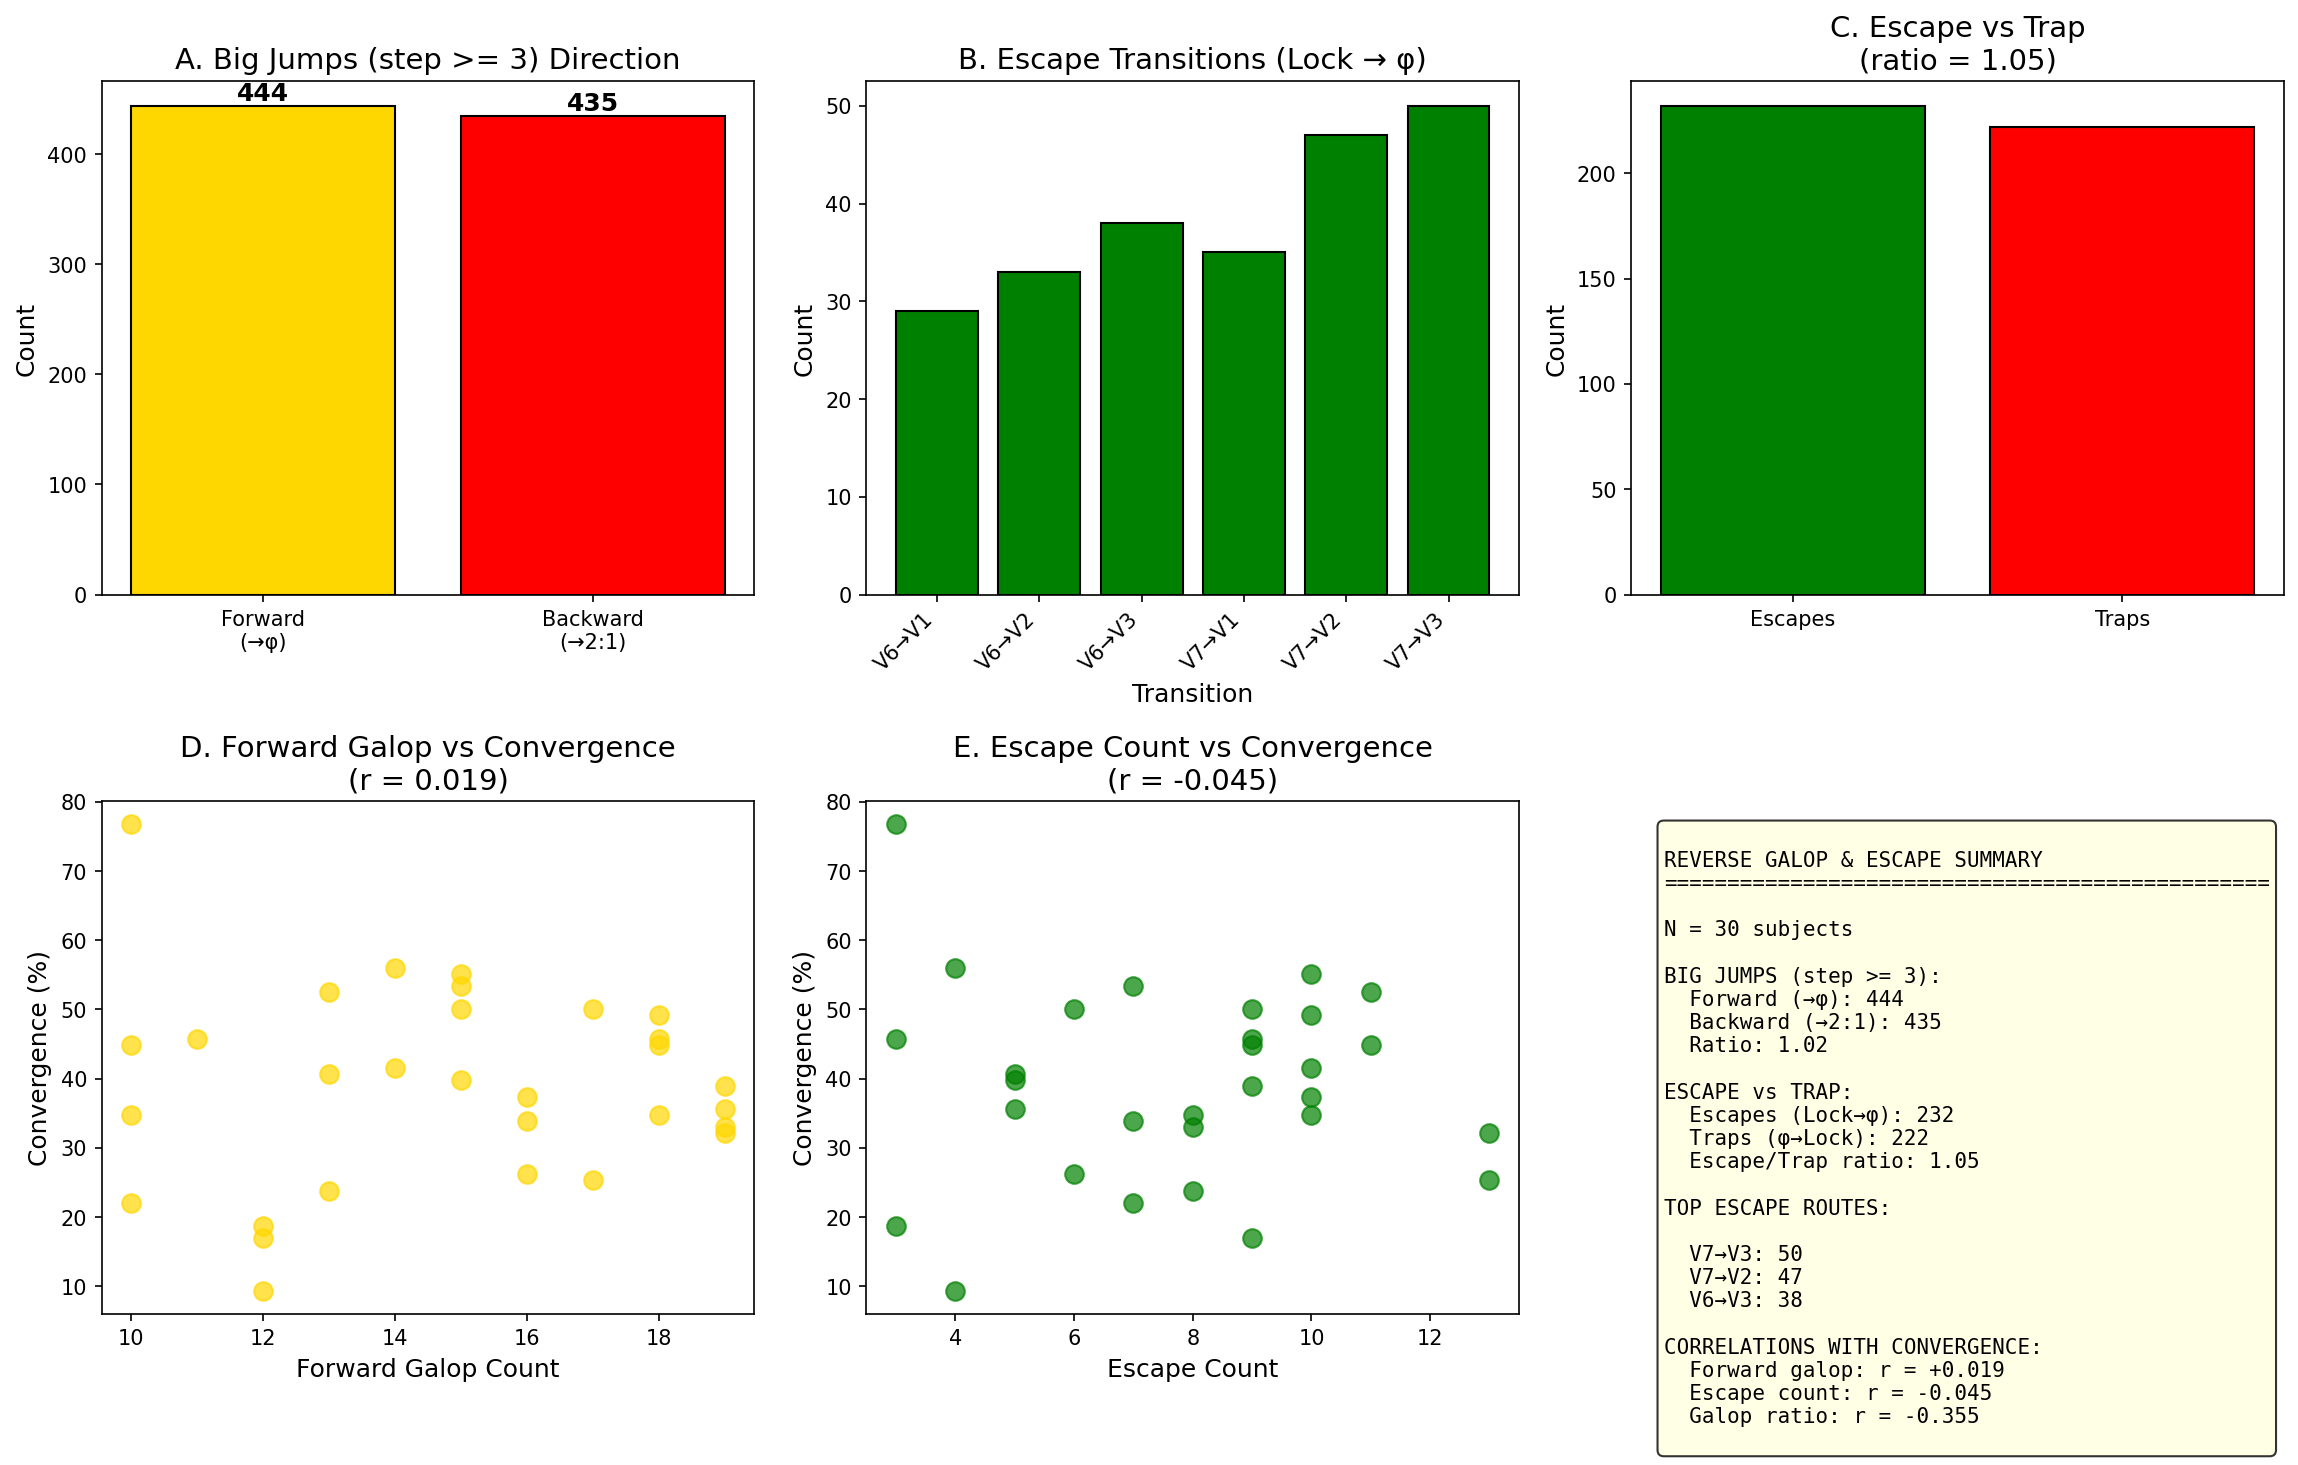

Write Python code to recreate this figure.
"""
REVERSE GALOP & ESCAPE ANALYSIS
================================
Câte salturi mari merg spre φ vs spre 2:1?
Cine scapă din lock-zone?
"""

import numpy as np
from collections import Counter
from scipy import stats, signal
import matplotlib.pyplot as plt
import mne
from mne.datasets import eegbci
from mne.io import read_raw_edf

mne.set_log_level('ERROR')

PHI = (1 + np.sqrt(5)) / 2

print("="*70)
print("REVERSE GALOP & ESCAPE ANALYSIS")
print("Tracking directional big jumps and lock-zone escapes")
print("="*70)

VIBRATON_EDGES = [1.45, 1.55, 1.64, 1.70, 1.77, 1.83, 1.90, 2.05]
VIBRATON_NAMES = ['V1', 'V2', 'V3', 'V4', 'V5', 'V6', 'V7']

def get_instantaneous_ratio(eeg, sfreq, window_sec=2):
    window = int(window_sec * sfreq)
    step = window // 4
    ratios = []
    
    for start in range(0, len(eeg) - window, step):
        seg = eeg[start:start+window]
        f, p = signal.welch(seg, sfreq, nperseg=min(512, len(seg)))
        
        t_mask = (f >= 4) & (f <= 8)
        a_mask = (f >= 8) & (f <= 13)
        
        if np.any(t_mask) and np.any(a_mask) and np.sum(p[t_mask]) > 0:
            f_t = np.sum(f[t_mask] * p[t_mask]) / np.sum(p[t_mask])
            f_a = np.sum(f[a_mask] * p[a_mask]) / np.sum(p[a_mask])
            if f_t > 0:
                ratios.append(f_a / f_t)
    
    return np.array(ratios)

def assign_vibraton_state(ratios):
    states = np.digitize(ratios, VIBRATON_EDGES) - 1
    return np.clip(states, 0, 6)

print("\nLoading and analyzing 30 subjects...")

all_transitions = Counter()
all_subjects_data = []

for subj in range(1, 31):
    try:
        raw = read_raw_edf(eegbci.load_data(subj, [1], update_path=True, verbose=False)[0], 
                          preload=True, verbose=False)
        raw.filter(1, 45, verbose=False)
        sfreq = raw.info['sfreq']
        eeg = np.mean(raw.get_data(), axis=0)
        
        ratios_ts = get_instantaneous_ratio(eeg, sfreq)
        states = assign_vibraton_state(ratios_ts)
        
        subj_transitions = Counter()
        for i in range(len(states) - 1):
            if states[i] != states[i+1]:
                subj_transitions[(states[i], states[i+1])] += 1
                all_transitions[(states[i], states[i+1])] += 1
        
        conv = sum(1 for s in states if s <= 2) / len(states) * 100 if len(states) > 0 else 0
        
        forward_galop = 0
        backward_galop = 0
        
        for (from_s, to_s), count in subj_transitions.items():
            step = abs(to_s - from_s)
            if step >= 3:
                if to_s < from_s:
                    forward_galop += count
                else:
                    backward_galop += count
        
        escape_count = 0
        for (from_s, to_s), count in subj_transitions.items():
            if from_s >= 5 and to_s <= 2:
                escape_count += count
        
        all_subjects_data.append({
            'subject': subj,
            'convergence': conv,
            'forward_galop': forward_galop,
            'backward_galop': backward_galop,
            'escape_count': escape_count,
            'galop_ratio': forward_galop / (backward_galop + 0.001)
        })
        
    except Exception as e:
        print(f"S{subj:02d}: Error - {e}")
        continue

print(f"Analyzed {len(all_subjects_data)} subjects")

print("\n" + "="*70)
print("REVERSE GALOP ANALYSIS (Big jumps, step >= 3)")
print("="*70)

total_forward_galop = 0
total_backward_galop = 0

for (from_s, to_s), count in all_transitions.items():
    step = abs(to_s - from_s)
    if step >= 3:
        if to_s < from_s:
            total_forward_galop += count
        else:
            total_backward_galop += count

print(f"\nTotal big jumps (step >= 3):")
print(f"  Forward galop (→φ): {total_forward_galop}")
print(f"  Backward galop (→2:1): {total_backward_galop}")
print(f"  Ratio (forward/backward): {total_forward_galop/(total_backward_galop+0.001):.2f}")

if total_forward_galop > total_backward_galop:
    print(f"\n✓ MORE jumps TOWARD φ than toward 2:1!")
else:
    print(f"\n⚠ More jumps toward 2:1 than toward φ")

print("\n" + "="*70)
print("ESCAPE ANALYSIS (Lock zone → φ zone)")
print("="*70)

escape_transitions = {}
for from_s in [5, 6]:
    for to_s in [0, 1, 2]:
        key = f"V{from_s+1}→V{to_s+1}"
        escape_transitions[key] = all_transitions.get((from_s, to_s), 0)

print(f"\nESCAPE TRANSITIONS (Lock zone V6-V7 → φ zone V1-V3):")
total_escapes = 0
for key, count in sorted(escape_transitions.items()):
    print(f"  {key}: {count}")
    total_escapes += count

print(f"\n  Total escapes: {total_escapes}")

trap_transitions = {}
for from_s in [0, 1, 2]:
    for to_s in [5, 6]:
        key = f"V{from_s+1}→V{to_s+1}"
        trap_transitions[key] = all_transitions.get((from_s, to_s), 0)

print(f"\nTRAP TRANSITIONS (φ zone → Lock zone):")
total_traps = 0
for key, count in sorted(trap_transitions.items()):
    print(f"  {key}: {count}")
    total_traps += count

print(f"\n  Total traps: {total_traps}")
print(f"\n  ESCAPE/TRAP ratio: {total_escapes/(total_traps+0.001):.2f}")

print("\n" + "="*70)
print("HIGH vs LOW CONVERTERS: Escape Ability")
print("="*70)

median_conv = np.median([d['convergence'] for d in all_subjects_data])
high_conv = [d for d in all_subjects_data if d['convergence'] > median_conv]
low_conv = [d for d in all_subjects_data if d['convergence'] <= median_conv]

print(f"\nMedian convergence: {median_conv:.1f}%")

metrics = [
    ('forward_galop', 'Forward galop (→φ)'),
    ('backward_galop', 'Backward galop (→2:1)'),
    ('galop_ratio', 'Galop ratio (fwd/bwd)'),
    ('escape_count', 'Escape count'),
]

print(f"\n{'Metric':<30} {'HIGH':>10} {'LOW':>10} {'t':>8} {'p':>10} {'Sig':>5}")
print("-"*75)

for metric, label in metrics:
    high_vals = [d[metric] for d in high_conv]
    low_vals = [d[metric] for d in low_conv]
    
    t, p = stats.ttest_ind(high_vals, low_vals)
    sig = "**" if p < 0.05 else "*" if p < 0.1 else ""
    
    print(f"{label:<30} {np.mean(high_vals):>10.2f} {np.mean(low_vals):>10.2f} "
          f"{t:>8.2f} {p:>10.4f} {sig}")

print("\n" + "="*70)
print("CORRELATION ANALYSIS")
print("="*70)

convergences = [d['convergence'] for d in all_subjects_data]
forward_galops = [d['forward_galop'] for d in all_subjects_data]
escape_counts = [d['escape_count'] for d in all_subjects_data]
galop_ratios = [d['galop_ratio'] for d in all_subjects_data]

r1, p1 = stats.pearsonr(forward_galops, convergences)
r2, p2 = stats.pearsonr(escape_counts, convergences)
r3, p3 = stats.pearsonr(galop_ratios, convergences)

print(f"\nForward galop ↔ Convergence: r = {r1:+.3f}, p = {p1:.4f}")
print(f"Escape count ↔ Convergence: r = {r2:+.3f}, p = {p2:.4f}")
print(f"Galop ratio ↔ Convergence: r = {r3:+.3f}, p = {p3:.4f}")

fig, axes = plt.subplots(2, 3, figsize=(16, 10))

ax1 = axes[0, 0]
labels = ['Forward\n(→φ)', 'Backward\n(→2:1)']
counts = [total_forward_galop, total_backward_galop]
colors = ['gold', 'red']
ax1.bar(labels, counts, color=colors, edgecolor='black')
ax1.set_ylabel('Count', fontsize=12)
ax1.set_title('A. Big Jumps (step >= 3) Direction', fontsize=14)
for i, (c, v) in enumerate(zip(labels, counts)):
    ax1.text(i, v + 5, str(v), ha='center', fontsize=12, fontweight='bold')

ax2 = axes[0, 1]
escape_keys = list(escape_transitions.keys())
escape_vals = list(escape_transitions.values())
ax2.bar(escape_keys, escape_vals, color='green', edgecolor='black')
ax2.set_xlabel('Transition', fontsize=12)
ax2.set_ylabel('Count', fontsize=12)
ax2.set_title('B. Escape Transitions (Lock → φ)', fontsize=14)
plt.setp(ax2.xaxis.get_majorticklabels(), rotation=45, ha='right')

ax3 = axes[0, 2]
ax3.bar(['Escapes', 'Traps'], [total_escapes, total_traps], color=['green', 'red'], edgecolor='black')
ax3.set_ylabel('Count', fontsize=12)
ax3.set_title(f'C. Escape vs Trap\n(ratio = {total_escapes/(total_traps+0.001):.2f})', fontsize=14)

ax4 = axes[1, 0]
ax4.scatter(forward_galops, convergences, c='gold', s=80, alpha=0.7, label='Forward')
ax4.set_xlabel('Forward Galop Count', fontsize=12)
ax4.set_ylabel('Convergence (%)', fontsize=12)
ax4.set_title(f'D. Forward Galop vs Convergence\n(r = {r1:.3f})', fontsize=14)

ax5 = axes[1, 1]
ax5.scatter(escape_counts, convergences, c='green', s=80, alpha=0.7)
ax5.set_xlabel('Escape Count', fontsize=12)
ax5.set_ylabel('Convergence (%)', fontsize=12)
ax5.set_title(f'E. Escape Count vs Convergence\n(r = {r2:.3f})', fontsize=14)

ax6 = axes[1, 2]
ax6.axis('off')

summary = f"""
REVERSE GALOP & ESCAPE SUMMARY
================================================

N = {len(all_subjects_data)} subjects

BIG JUMPS (step >= 3):
  Forward (→φ): {total_forward_galop}
  Backward (→2:1): {total_backward_galop}
  Ratio: {total_forward_galop/(total_backward_galop+0.001):.2f}

ESCAPE vs TRAP:
  Escapes (Lock→φ): {total_escapes}
  Traps (φ→Lock): {total_traps}
  Escape/Trap ratio: {total_escapes/(total_traps+0.001):.2f}

TOP ESCAPE ROUTES:
"""
for key, count in sorted(escape_transitions.items(), key=lambda x: -x[1])[:3]:
    summary += f"\n  {key}: {count}"

summary += f"""

CORRELATIONS WITH CONVERGENCE:
  Forward galop: r = {r1:+.3f}
  Escape count: r = {r2:+.3f}
  Galop ratio: r = {r3:+.3f}
"""

ax6.text(0.05, 0.95, summary, transform=ax6.transAxes, fontsize=10,
         verticalalignment='top', fontfamily='monospace',
         bbox=dict(boxstyle='round', facecolor='lightyellow', alpha=0.8))

plt.tight_layout()
plt.savefig('reverse_galop_analysis.png', dpi=150, bbox_inches='tight')
print("\nFigure saved: reverse_galop_analysis.png")
